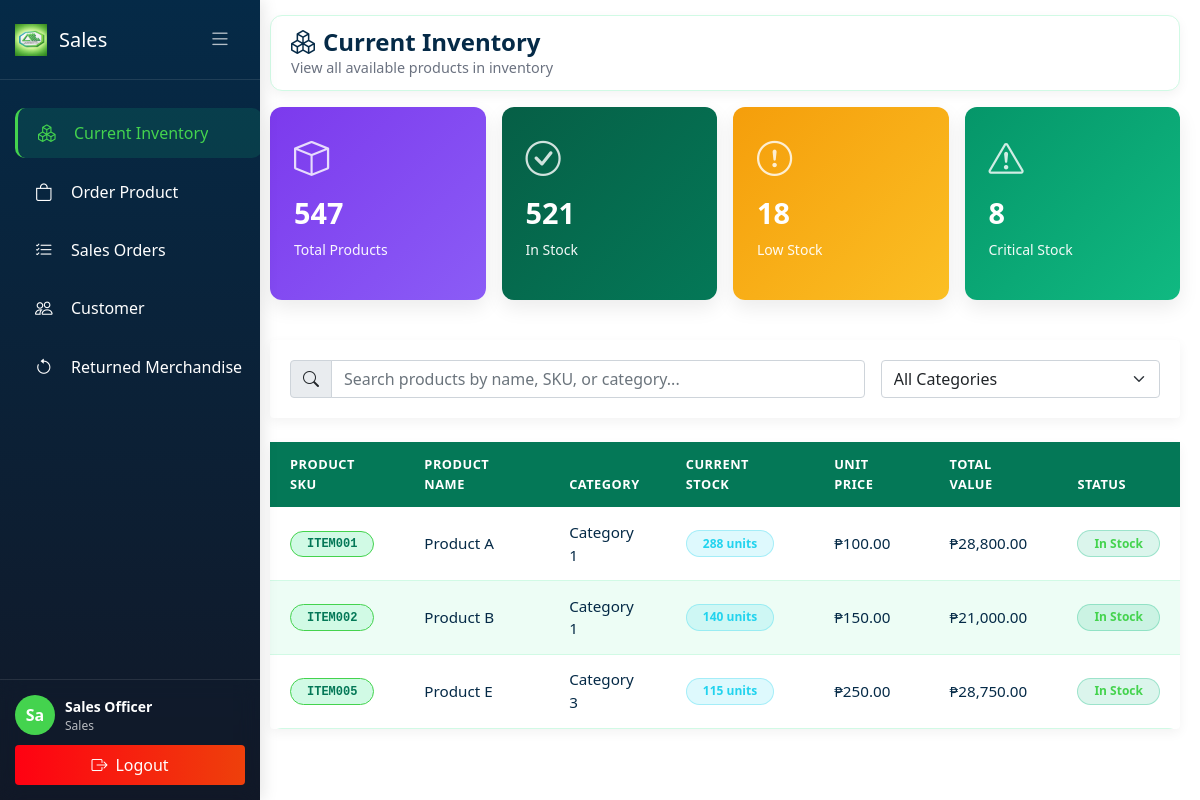
Before: /Sales/currentinventory.php (signed in) with the older database file.
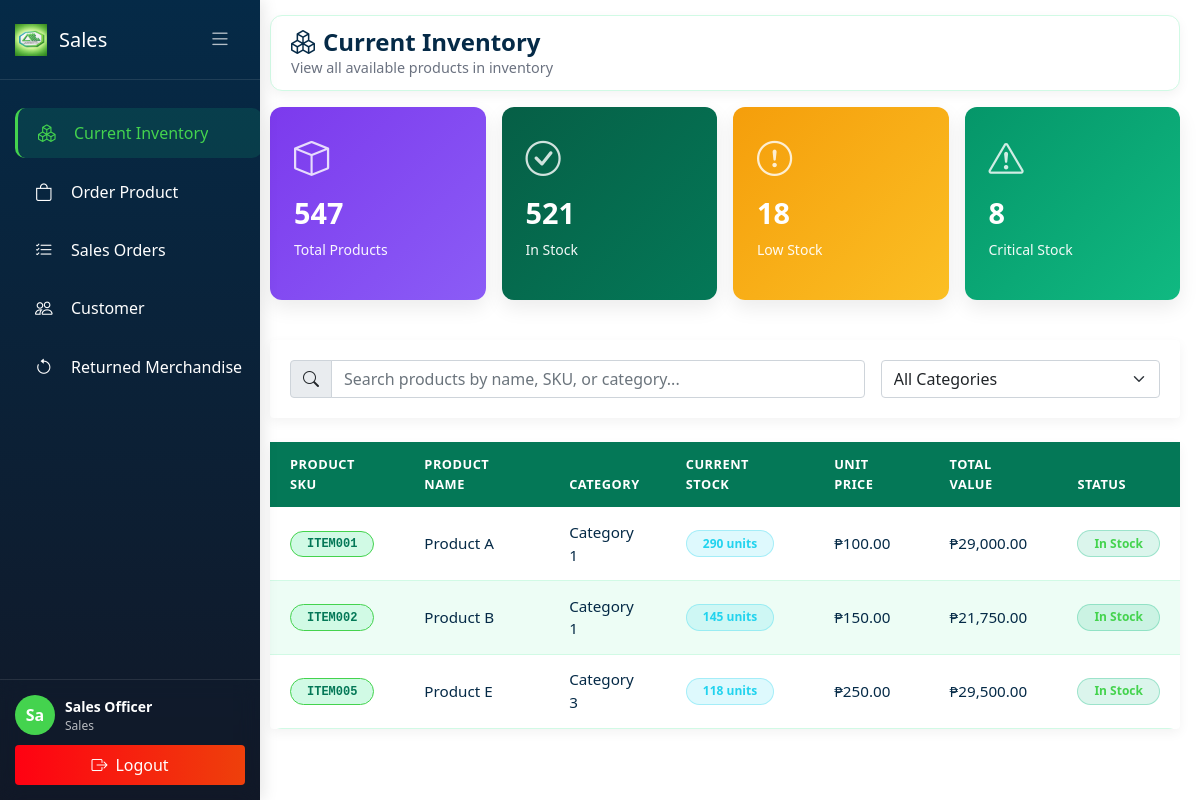
After: the same page with the newer database file.
### tables this page shows
CREATE TABLE `items` (
  `item_id` int(11) NOT NULL,
  `item_code` varchar(50) NOT NULL,
  `item_name` varchar(150) NOT NULL,
  `description` text DEFAULT NULL,
  `category` varchar(100) DEFAULT NULL,
  `stock` int(11) NOT NULL,
  `unit_type` enum('case','inner-pack','piece','box','carton') DEFAULT 'piece',
  `unit_price` decimal(10,2) NOT NULL,
  `reorder_level` int(11) DEFAULT 50,
  `status` enum('active','inactive','discontinued') DEFAULT 'active',
  `created_at` timestamp NOT NULL DEFAULT current_timestamp(),
  `updated_at` timestamp NOT NULL DEFAULT current_timestamp() ON UPDATE current_timestamp(),
  `branch_id` int(11) DEFAULT NULL
);

### config/branch_manager.php (called while the page is built, shortened)
<?php
function getBranchId() {
    return isset($_SESSION['branch_id']) ? $_SESSION['branch_id'] : null;
}
function isAdmin() {
    return isset($_SESSION['branch_id']) && $_SESSION['branch_id'] == 0;
}
?>

### Sales/currentinventory.php (the view, shortened to what the changed rows need)
<?php
require_once '../config/database.php';
$branch_id = getBranchId();
$is_admin = isAdmin();
$branch_where = $is_admin ? "" : "AND i.branch_id = $branch_id";
$query = "SELECT
            i.item_id,
            i.item_code,
            i.item_name,
            i.category,
            i.unit_price,
            i.reorder_level,
            COALESCE(i.stock, 0) as current_stock
          FROM items i
          WHERE i.status = 'active' $branch_where
          ORDER BY i.item_name ASC";
$stmt = $conn->prepare($query);
if (!$stmt->execute()) {
    die("Query Error: " . $stmt->error);
}
$result = $stmt->get_result();
$inventory_items = [];
if ($result) {
    $inventory_items = $result->fetch_all(MYSQLI_ASSOC);
}
?>
<!DOCTYPE html>
<html lang="en">
<head>
    <link rel="stylesheet" href="../css/sales.css">
    <link href="https://cdn.jsdelivr.net/npm/bootstrap@5.1.3/dist/css/bootstrap.min.css" rel="stylesheet">
    <link rel="stylesheet" href="https://cdn.jsdelivr.net/npm/bootstrap-icons@1.8.1/font/bootstrap-icons.css">
</head>
<body>
    <div id="appPage">
        <div class="main-content">
            <div class="navbar-top">
                <div class="page-title">
                    <h2><i class="bi bi-boxes me-2"></i>Current Inventory</h2>
                </div>
            </div>
            <div class="card">
                <div class="table-responsive">
                    <table class="table table-hover mb-0">
                        <thead class="table-light">
                            <tr>
                                <th>Product SKU</th>
                                <th>Product Name</th>
                                <th>Category</th>
                                <th>Current Stock</th>
                                <th>Unit Price</th>
                                <th>Total Value</th>
                                <th>Status</th>
                            </tr>
                        </thead>
                        <tbody>
                            <?php if (count($inventory_items) > 0): ?>
                                <?php foreach ($inventory_items as $item): ?>
                                    <?php
                                        $qty_available = $item['current_stock'];
                                        $line_value = $qty_available * $item['unit_price'];
                                        $status_badge = ($qty_available < $item['reorder_level']) ? 'bg-warning' : 'bg-success';
                                        $status_text = ($qty_available < $item['reorder_level']) ? 'Low Stock' : 'In Stock';
                                    ?>
                                    <tr>
                                        <td><span class="badge bg-light text-dark"><?php echo htmlspecialchars($item['item_code']); ?></span></td>
                                        <td><?php echo htmlspecialchars($item['item_name']); ?></td>
                                        <td><?php echo htmlspecialchars($item['category'] ?? 'Uncategorized'); ?></td>
                                        <td>
                                            <span class="badge bg-info"><?php echo $qty_available; ?> units</span>
                                        </td>
                                        <td>₱<?php echo number_format($item['unit_price'], 2); ?></td>
                                        <td>₱<?php echo number_format($line_value, 2); ?></td>
                                        <td><span class="badge <?php echo $status_badge; ?>"><?php echo $status_text; ?></span></td>
                                    </tr>
                                <?php endforeach; ?>
                            <?php else: ?>
                                <tr>
                                    <td colspan="7" class="text-center text-muted py-4">No inventory items available</td>
                                </tr>
                            <?php endif; ?>
                        </tbody>
                    </table>
                </div>
            </div>
        </div>
    </div>
</body>
</html>

Changed rows visible on the page:
changed items "Product A": qty_available "288" → "290"; line_value "28,800.00" → "29,000.00"
changed items "Product B": qty_available "140" → "145"; line_value "21,000.00" → "21,750.00"
changed items "Product E": qty_available "115" → "118"; line_value "28,750.00" → "29,500.00"
